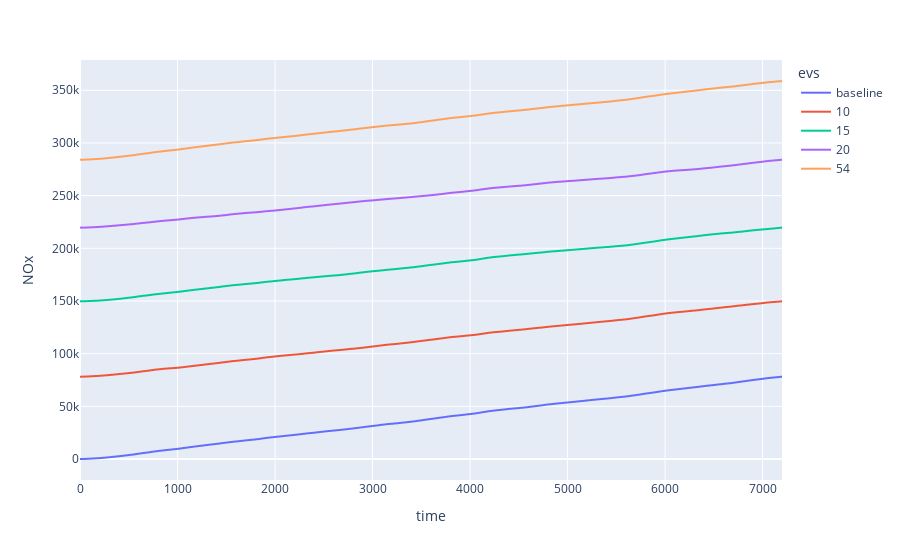

Notebook code for this chart:
### Code cell
fig = px.line(df_out, x="time", y="NOx", color='evs')
fig.show()

### Figure 1 — Plotly figure (JSON) as saved in the notebook; plotly's stock layout.template omitted (floating-point values rounded to 4 significant figures; data arrays with more than 128 entries replaced by an {"elided": "..."} marker saying what was removed)
{"data": [{"hovertemplate": "evs=baseline<br>time=%{x}<br>NOx=%{y}<extra></extra>", "legendgroup": "baseline", "line": {"color": "#636efa", "dash": "solid"}, "marker": {"symbol": "circle"}, "mode": "lines", "name": "baseline", "showlegend": true, "type": "scattergl", "x": {"elided": "7200 int values"}, "xaxis": "x", "y": {"elided": "7200 float values"}, "yaxis": "y"}, {"hovertemplate": "evs=10<br>time=%{x}<br>NOx=%{y}<extra></extra>", "legendgroup": "10", "line": {"color": "#EF553B", "dash": "solid"}, "marker": {"symbol": "circle"}, "mode": "lines", "name": "10", "showlegend": true, "type": "scattergl", "x": {"elided": "7200 int values"}, "xaxis": "x", "y": {"elided": "7200 float values"}, "yaxis": "y"}, {"hovertemplate": "evs=15<br>time=%{x}<br>NOx=%{y}<extra></extra>", "legendgroup": "15", "line": {"color": "#00cc96", "dash": "solid"}, "marker": {"symbol": "circle"}, "mode": "lines", "name": "15", "showlegend": true, "type": "scattergl", "x": {"elided": "7200 int values"}, "xaxis": "x", "y": {"elided": "7200 float values"}, "yaxis": "y"}, {"hovertemplate": "evs=20<br>time=%{x}<br>NOx=%{y}<extra></extra>", "legendgroup": "20", "line": {"color": "#ab63fa", "dash": "solid"}, "marker": {"symbol": "circle"}, "mode": "lines", "name": "20", "showlegend": true, "type": "scattergl", "x": {"elided": "7200 int values"}, "xaxis": "x", "y": {"elided": "7200 float values"}, "yaxis": "y"}, {"hovertemplate": "evs=54<br>time=%{x}<br>NOx=%{y}<extra></extra>", "legendgroup": "54", "line": {"color": "#FFA15A", "dash": "solid"}, "marker": {"symbol": "circle"}, "mode": "lines", "name": "54", "showlegend": true, "type": "scattergl", "x": {"elided": "7200 int values"}, "xaxis": "x", "y": {"elided": "7200 float values"}, "yaxis": "y"}], "layout": {"autosize": true, "legend": {"title": {"text": "evs"}, "tracegroupgap": 0}, "margin": {"t": 60}, "xaxis": {"anchor": "y", "autorange": true, "domain": [0, 1], "range": [0, 7199], "title": {"text": "time"}, "type": "linear"}, "yaxis": {"anchor": "x", "autorange": true, "domain": [0, 1], "range": [-19930.0, 378800.0], "title": {"text": "NOx"}, "type": "linear"}}}
